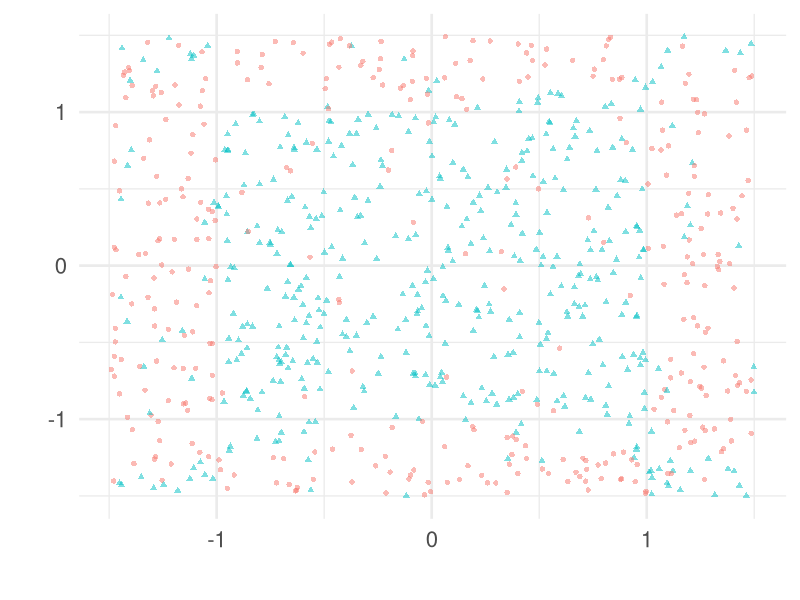
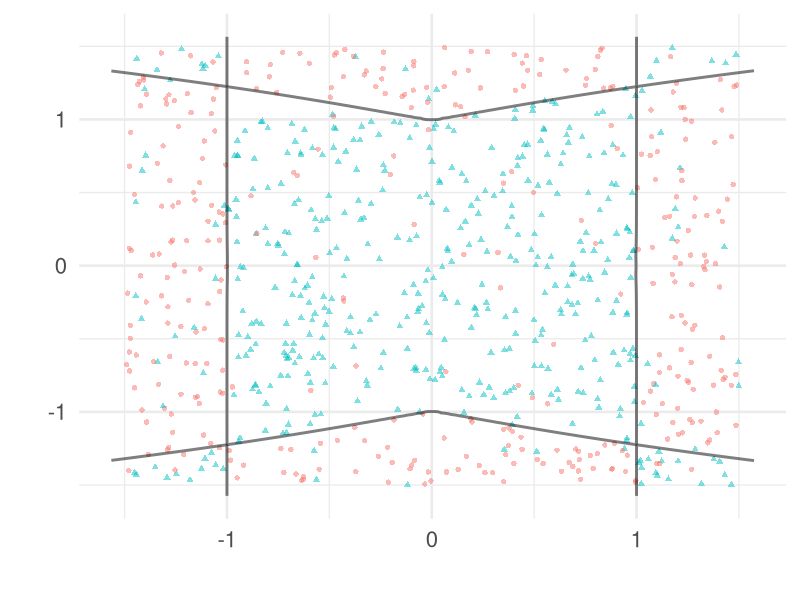
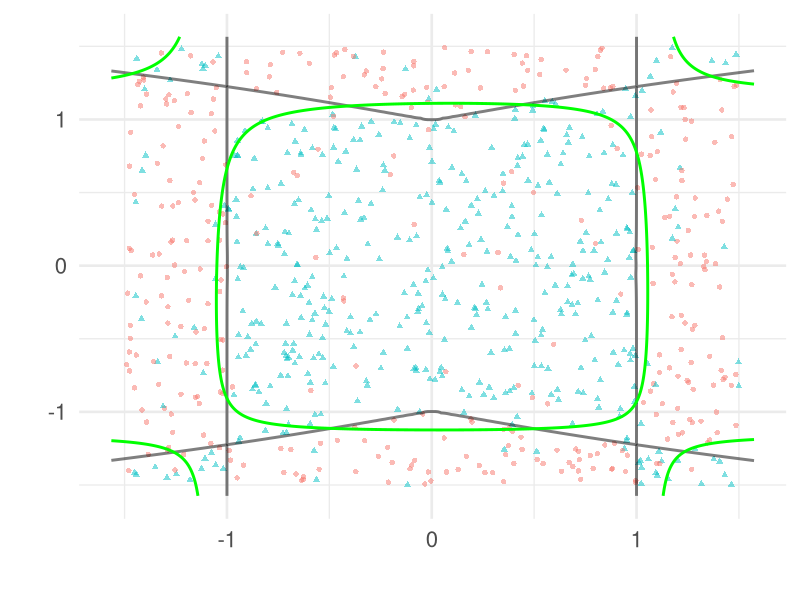

Write the R code that produced these figures, in order.
## ---- chunk 1
knitr::opts_chunk$set(echo = TRUE)
library(tidyverse) # required
library(broom)     # required
library(modelr)    # for data_grid
theme_set(theme_minimal(base_size = 20))
## ---- chunk 2
# sample size
n <- 800
# function with zero set that
# defines the perfect (Bayes) decision boundary
true_boundary_function <- function(x1, x2) {
  # experiment with changing this
  thing <- x1^2*x2^3
  (x1^2 + x2^2 - 1)^3 - thing^2
}
train <- data.frame(
  # change the distribution
  # or scale as needed
  x1 = 1.5*(1 - 2*runif(n)),
  x2 = 1.5*(1 - 2*runif(n))
) %>% 
  mutate(
    # labels if classes were perfectly separated
    separable = true_boundary_function(x1,x2) > 0,
    # labels if classes are "noisy"
    y = factor(rbinom(n, 1, 9/10 - (8/10) * as.numeric(separable)))
  )
## ---- chunk 3
train_plot <-
  ggplot(train, aes(x1, x2)) +
  geom_point(aes(shape = y, color = y),
             alpha = .5, show.legend = FALSE) +
  xlab("") + ylab("")
  
train_plot
## ---- chunk 4
decision_surface <- 
  data_grid(train,
          x1 = seq_range(x1, 300, expand = .05),
          x2 = seq_range(x2, 300, expand = .05)) %>%
  mutate(z = true_boundary_function(x1, x2))

boundary_plot <-
  train_plot +
  geom_contour(
    data = decision_surface,
    aes(x1, x2, z=z),
    bins = 2,
    size = 1,
    color = "black",
    alpha = .5)

boundary_plot
## ---- chunk 5
# Fit model
logit_model <-  
  glm(y ~ x1 + x2 + poly(x1,2) * poly(x2,2), family = "binomial", data = train)
# try formula + poly(x1,2) * poly(x2,2)

# Generate decision boundary
logit_surface <- logit_model %>%
   augment(type.predict = "response",
              newdata = decision_surface)
## ---- chunk 6
boundary_plot +
  geom_contour(
    data = logit_surface,
    aes(x1, x2, z = .fitted),
    size = 1,
    color = "green",
    bins = 2) 
## ---- chunk 7
# Euclidean or L2 distance
Dist <- function(x1, x2) {
  sum((x1-x2)^2) # sqrt doesn't change which points are nearest
}
## ---- chunk 8
# Requires a distance function D
# to already be defined
nearest_y_values <- function(x0, k, x, y) {
  n <- nrow(x)
  distances <- rep(0, n)
  for (i in 1:n) {
    distances[i] <- Dist(x0, x[i,])
  }
  k_neighborhood <- order(distances, decreasing = FALSE)[1:k]
  y[k_neighborhood]
}
## ---- chunk 9
knn <- function(x0, k, x, y) {
  votes <- nearest_y_values(x0, k, x, y)
  levels(y)[which.max(table(votes))]
}
## ---- chunk 10
K <- 1
bootstrap_sample <- sample(1:nrow(train), replace = TRUE)
x <- train[bootstrap_sample, 1:2]
y <- train$y[bootstrap_sample]
## ---- chunk 11
knn(x0 = c(0,0), k = K, x, y)
## ---- chunk 12
knn(x0 = c(0,1.2), k = K, x, y)
## ---- chunk 13
knn(x0 = c(1,1), k = K, x, y)
